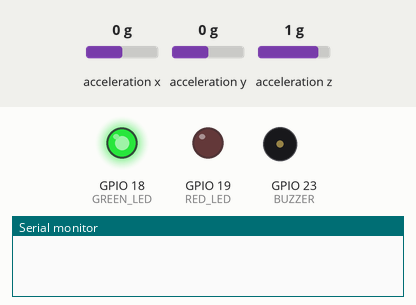
This sketch was run on a simulated ESP32. Shown: output pins drawn as LEDs (lit = HIGH), buzzer (waves = sounding, pin HIGH), the last lines printed to the serial monitor. Wiring (inferred from the names in the program): ADXL345 accelerometer at I2C address 0x53. Inputs (shaded band) come from the test bench; at power-on: acceleration x 0 g, acceleration y 0 g, acceleration z 1 g. WiFi joins after 1.5 s; servers stay silent unless stated; uploads are accepted with an empty reply; the local clock reads 2024-03-15 10:24:30 at power-on unless the sketch sets it; storage starts empty; random numbers use the default seed unless the sketch sets one.

Above: at 1.2 s.
1.3 s: acceleration x set to -0.3 g
At 2.8 s:
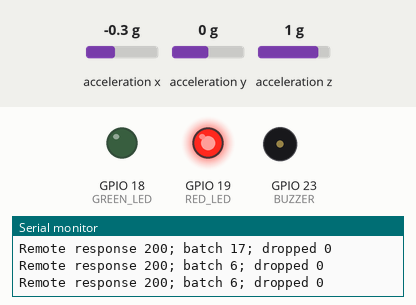
3.1 s: acceleration y set to -0.3 g
At 4.3 s:
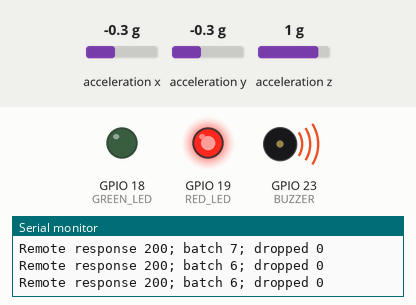
5.0 s: acceleration x set to 0 g
At 7.0 s:
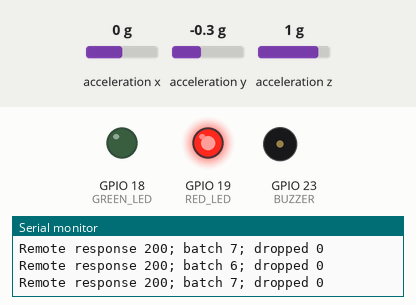
7.3 s: acceleration x set to -1.4 g
At 8.5 s:
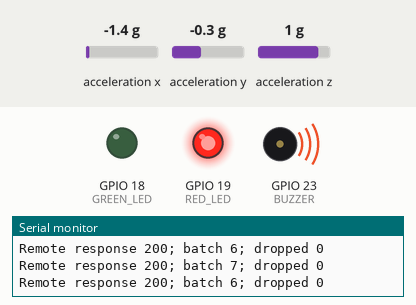
Timing chart, 0 to 9.8 s (numbered marks = the images above; inputs shaded):
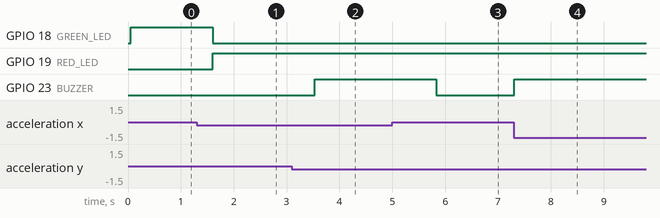

Measured:
- the behaviour switches between -0.1 and -0.2 g on acceleration x (found by bisection; images 0 and 1)
- the behaviour switches between -0.1 and -0.2 g on acceleration y (found by bisection; images 1 and 2)
- after the input at 1.3 s, GPIO 18 (GREEN_LED): HIGH → LOW after 0.30 s; GPIO 19 (RED_LED): LOW → HIGH after 0.30 s
- after the input at 3.1 s, GPIO 23 (BUZZER): LOW → HIGH after 0.44 s
- after the input at 5.0 s, GPIO 23 (BUZZER): HIGH → LOW after 0.83 s
- after the input at 7.3 s, GPIO 23 (BUZZER): LOW → HIGH at once

The sketch:

remote_monitor.ino
```cpp
// PREPARATION ONLY: not compiled or validated with physical sensors.
#include <WiFi.h>
#include <WiFiClientSecure.h>
#include <HTTPClient.h>
#include <Wire.h>
#include <time.h>
#include <sys/time.h>
#include "config.h"
#include "outbox.h"
constexpr uint8_t ADXL=0x53,GREEN_LED=18,RED_LED=19,BUZZER=23;
constexpr unsigned long SAMPLE_MS=50;
float offsetX=0,offsetY=0,offsetZ=0,squares[25]={0};
uint8_t position=0,count=0;
uint64_t bootId;uint32_t sequenceNo=0;unsigned long lastSample=0;
bool sensorReady=false;
bool writeRegister(uint8_t address,uint8_t value){Wire.beginTransmission(ADXL);Wire.write(address);Wire.write(value);return Wire.endTransmission()==0;}
bool readAcceleration(float &x,float &y,float &z){
  Wire.beginTransmission(ADXL);Wire.write(0x32);if(Wire.endTransmission(false)!=0)return false;
  if(Wire.requestFrom(ADXL,(uint8_t)6)!=6)return false;
  int16_t v[3];for(int i=0;i<3;i++){uint8_t lo=Wire.read(),hi=Wire.read();v[i]=(int16_t)((hi<<8)|lo);}
  x=v[0]*.0039f-offsetX;y=v[1]*.0039f-offsetY;z=v[2]*.0039f-offsetZ;return true;
}
String utcTimestamp(uint64_t milliseconds){
  time_t seconds=milliseconds/1000;struct tm utc;gmtime_r(&seconds,&utc);
  char date[32],value[40];strftime(date,sizeof(date),"%Y-%m-%dT%H:%M:%S",&utc);
  snprintf(value,sizeof(value),"%s.%03uZ",date,(unsigned)(milliseconds%1000));return String(value);
}
void uploadTask(void*){
  unsigned long lastReconnect=0;SampleRecord records[20];
  for(;;){
    if(WiFi.status()!=WL_CONNECTED){if(millis()-lastReconnect>10000){lastReconnect=millis();WiFi.reconnect();}vTaskDelay(pdMS_TO_TICKS(500));continue;}
    if(time(nullptr)<1700000000){vTaskDelay(pdMS_TO_TICKS(1000));continue;}
    int n=peekBatch(records,20);if(!n){vTaskDelay(pdMS_TO_TICKS(200));continue;}
    char boot[24];snprintf(boot,sizeof(boot),"%016llx",(unsigned long long)records[0].boot);
    String payload="{\"device_id\":\""+String(DEVICE_ID)+"\",\"boot_id\":\""+String(boot)+"\",\"samples\":[";
    for(int i=0;i<n;i++){
      if(i)payload+=",";
      const auto &s=records[i];payload+="{\"sequence\":"+String(s.sequence)+",\"measured_at\":\""+utcTimestamp(s.measuredMs)+"\",\"x\":"+String(s.x,5)+",\"y\":"+String(s.y,5)+",\"z\":"+String(s.z,5)+"}";
    }payload+="],\"health\":{\"rssi\":"+String(WiFi.RSSI())+",\"uptimeMs\":"+String(millis())+",\"firmware\":\"sn2h-remote-preparation-3\"}}";
    WiFiClientSecure client;client.setCACert(ROOT_CA);HTTPClient http;http.setTimeout(5000);
    if(!http.begin(client,INGEST_URL)){vTaskDelay(pdMS_TO_TICKS(2000));continue;}
    http.addHeader("Content-Type","application/json");http.addHeader("Authorization",String("Bearer ")+DEVICE_TOKEN);
    int code=http.POST(payload);http.end();
    if(code>=200&&code<300)acknowledgeBatch(n);
    else if(code==400)Serial.println("Batch rejected: inspect clock/schema. Queue retained; operator action needed.");
    Serial.printf("Remote response %d; batch %d; dropped %lu\n",code,n,(unsigned long)droppedSamples);
    vTaskDelay(pdMS_TO_TICKS(code>=200&&code<300?100:5000));
  }
}
void setup(){
  Serial.begin(115200);Wire.begin(21,22);Wire.setClock(100000);
  pinMode(GREEN_LED,OUTPUT);pinMode(RED_LED,OUTPUT);pinMode(BUZZER,OUTPUT);digitalWrite(BUZZER,LOW);
  sensorReady=writeRegister(0x31,0x0B)&&writeRegister(0x2C,0x0A)&&writeRegister(0x2D,0x08);
  bootId=((uint64_t)esp_random()<<32)|esp_random();
  if(!startOutbox())Serial.println("LittleFS queue unavailable. Provision LittleFS once; existing data is never auto-formatted.");
  WiFi.mode(WIFI_STA);WiFi.begin(WIFI_SSID,WIFI_PASSWORD);configTime(0,0,"pool.ntp.org","time.nist.gov");
  if(xTaskCreate(uploadTask,"sn2h-upload",16384,nullptr,1,nullptr)!=pdPASS)Serial.println("Upload task could not start");
}
void loop(){
  unsigned long now=millis();if(now-lastSample<SAMPLE_MS){delay(1);return;}lastSample=now;
  float x,y,z;if(!sensorReady||!readAcceleration(x,y,z)){digitalWrite(GREEN_LED,LOW);digitalWrite(RED_LED,HIGH);digitalWrite(BUZZER,LOW);delay(20);return;}
  squares[position]=x*x+y*y+(z-1)*(z-1);position=(position+1)%25;if(count<25)count++;
  float sum=0;for(int i=0;i<count;i++)sum+=squares[i];float rms=sqrtf(sum/count);
  digitalWrite(GREEN_LED,rms<.15f);digitalWrite(RED_LED,rms>=.15f);digitalWrite(BUZZER,rms>=.35f);
  struct timeval tv;gettimeofday(&tv,nullptr);
  if(tv.tv_sec>=1700000000){SampleRecord sample={(uint64_t)tv.tv_sec*1000+(uint64_t)tv.tv_usec/1000,bootId,sequenceNo++,x,y,z};enqueueSample(sample);}
  else droppedSamples++;
}
```

outbox.h
```cpp
#pragma once
// Persistent bounded queue. Preparation only: power-loss behavior requires bench tests.
#include <LittleFS.h>
#include <freertos/FreeRTOS.h>
#include <freertos/semphr.h>
struct SampleRecord { uint64_t measuredMs; uint64_t boot; uint32_t sequence; float x,y,z; };
struct QueueState { uint32_t magic=0x534E3248, head=0, count=0; };
constexpr uint32_t QUEUE_CAPACITY=1024;
SemaphoreHandle_t queueMutex=nullptr;
QueueState queueState;
uint32_t droppedSamples=0;
bool queueAvailable=false;
bool saveQueueState(){
  File file=LittleFS.open("/queue-state.tmp","w");if(!file)return false;
  bool ok=file.write((uint8_t*)&queueState,sizeof(queueState))==sizeof(queueState);file.flush();file.close();
  return ok&&LittleFS.rename("/queue-state.tmp","/queue-state.bin");
}
bool startOutbox(){
  queueMutex=xSemaphoreCreateMutex();
  if(!queueMutex||!LittleFS.begin(false))return false;
  if(LittleFS.exists("/queue-state.bin")){
    File file=LittleFS.open("/queue-state.bin","r");
    bool ok=file&&file.size()==sizeof(queueState)&&file.read((uint8_t*)&queueState,sizeof(queueState))==sizeof(queueState);file.close();
    if(!ok||queueState.magic!=0x534E3248||queueState.head>=QUEUE_CAPACITY||queueState.count>QUEUE_CAPACITY)return false;
  }
  if(!LittleFS.exists("/queue-data.bin")){File file=LittleFS.open("/queue-data.bin","w");if(!file)return false;file.close();}
  queueAvailable=true;return true;
}
bool enqueueSample(const SampleRecord &record){
  if(!queueAvailable){droppedSamples++;return false;}
  xSemaphoreTake(queueMutex,portMAX_DELAY);bool ok=false;
  if(queueState.count<QUEUE_CAPACITY){
    File file=LittleFS.open("/queue-data.bin","r+");uint32_t slot=(queueState.head+queueState.count)%QUEUE_CAPACITY;
    if(file&&file.seek(slot*sizeof(record))&&file.write((const uint8_t*)&record,sizeof(record))==sizeof(record)){
      file.flush();queueState.count++;ok=saveQueueState();if(!ok)queueState.count--;
    }file.close();
  }
  if(!ok)droppedSamples++;
  xSemaphoreGive(queueMutex);return ok;
}
int peekBatch(SampleRecord *records,int maximum){
  if(!queueAvailable)return 0;xSemaphoreTake(queueMutex,portMAX_DELAY);
  File file=LittleFS.open("/queue-data.bin","r");int count=0;
  for(uint32_t i=0;file&&i<queueState.count&&count<maximum;i++){
    SampleRecord record;uint32_t slot=(queueState.head+i)%QUEUE_CAPACITY;
    if(!file.seek(slot*sizeof(record))||file.read((uint8_t*)&record,sizeof(record))!=sizeof(record))break;
    if(count&&record.boot!=records[0].boot)break;records[count++]=record;
  }file.close();xSemaphoreGive(queueMutex);return count;
}
bool acknowledgeBatch(uint32_t count){
  xSemaphoreTake(queueMutex,portMAX_DELAY);QueueState old=queueState;
  if(count>queueState.count){xSemaphoreGive(queueMutex);return false;}
  queueState.head=(queueState.head+count)%QUEUE_CAPACITY;queueState.count-=count;
  bool ok=saveQueueState();if(!ok)queueState=old;
  xSemaphoreGive(queueMutex);return ok;
}
```

config.example.h
```cpp
#pragma once
// Copy to config.h. Never commit network credentials or tokens.
const char* WIFI_SSID = "YOUR_WIFI";
const char* WIFI_PASSWORD = "YOUR_WIFI_PASSWORD";
const char* INGEST_URL = "https://your-monitor.example/api/remote/batch";
const char* DEVICE_TOKEN = "COPY_ROTATED_PER_DEVICE_CREDENTIAL";
const char* DEVICE_ID = "esp32-01"; // Match the registered sensor ID in Devices.
// Replace with the CA certificate for your HTTPS endpoint. Verification stays enabled.
const char* ROOT_CA = R"EOF(
-----BEGIN CERTIFICATE-----
REPLACE_WITH_YOUR_TRUSTED_CA
-----END CERTIFICATE-----
)EOF";
```
